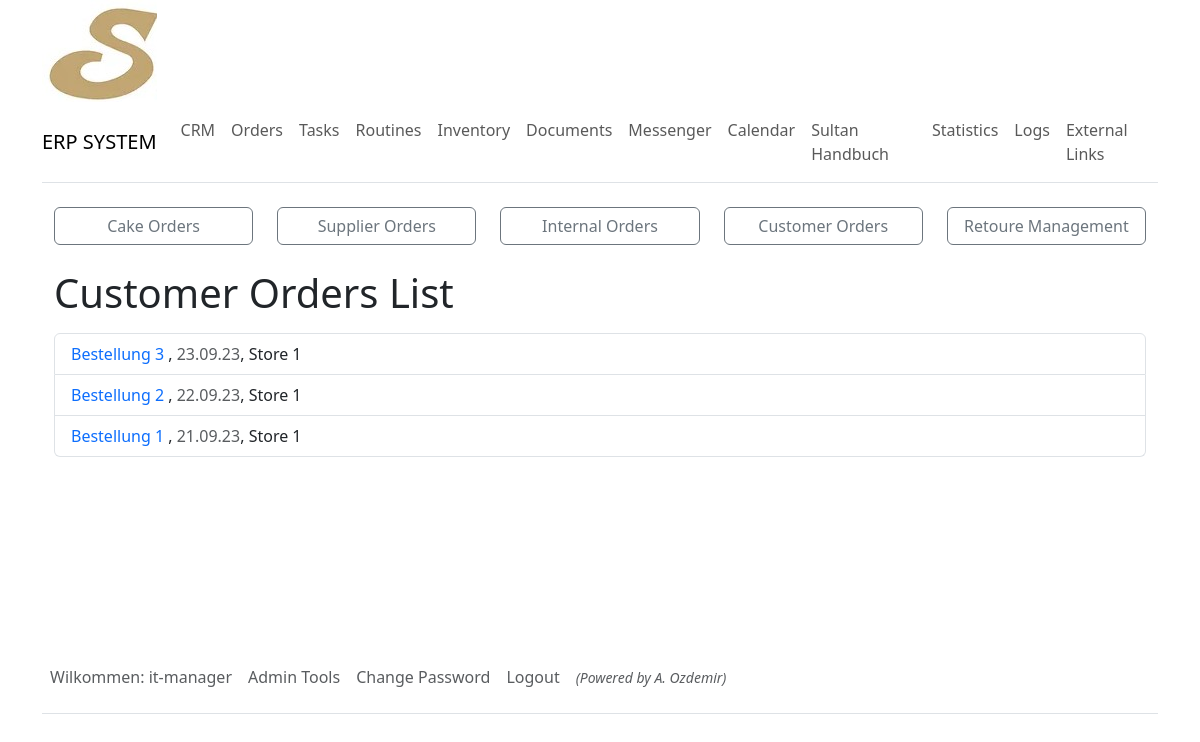
Page /orders/customer_orders_list/ (signed in) on the committed database.
### sultanerp/models.py (models this page shows, shortened)
class DynamicText(models.Model):
    title = models.CharField(max_length=255)
    text = models.TextField()

class CustomerOrders(models.Model):
    products = models.ManyToManyField(InternalProducts)
    customerName = models.CharField(max_length=255)
    customerTel = models.CharField(max_length=50)
    totalAmounts = models.CharField(max_length=255, blank=True, null=True)
    timeStamp = models.DateTimeField(auto_now_add=True)
    orderDate = models.DateTimeField(blank=True, null=True)
    branch = models.ForeignKey(Store, on_delete=models.CASCADE, null=True, blank=True)
    delivery_address = models.CharField(max_length=255, blank=True, null=True)
    total_price = models.DecimalField(
        max_digits=10, decimal_places=2, blank=True, null=True)
    paid = models.BooleanField(default=False)
    quittung = models.IntegerField(null=True, blank=True)

class Store(models.Model):
    branchTitle = models.CharField(max_length=50, null=True, blank=True)

class User(AbstractUser):
    first_name = models.CharField(max_length=255)
    last_name = models.CharField(max_length=255)
    personal_nr = models.IntegerField(null=True, blank=True)
    is_active = models.BooleanField(default=True)
    branch = models.ForeignKey(
        Store, on_delete=models.CASCADE, related_name="users", null=True, blank=True)
    user_level = models.ForeignKey(
        Roles, on_delete=models.CASCADE, related_name="users", null=True, blank=True)

### sultanerp/views.py (the view)
# urls.py: path('orders/customer_orders_list/', views.customer_orders_list_view,
@login_required
@staff_member_required
def customer_orders_list_view(request):
    if check_view_permission(request.user, 0,3):
        all_customer_orders = CustomerOrders.objects.all().order_by('-id')
        return render(request, 'orders/customer_orders_list.html', {
        'all_customer_orders': all_customer_orders})
    else:
        return render(request, 'orders/customer_orders_list.html')

### sultanerp/utilities/check_view_permission.py (called while the page is built)
def check_view_permission(user, min_level=0, max_level=3):
    hierarchy = user.user_level.hierarchy
    return min_level <= hierarchy <= max_level

### sultanerp/utilities/context_processors.py (called while the page is built)
def dynamic_text_processor(request):
    dynamic_texts_objects = DynamicText.objects.all()
    dynamic_texts_dict = {dt.title: dt for dt in dynamic_texts_objects}
    return {'dynamic_texts': dynamic_texts_dict}

### sultanerp/templates/orders/customer_orders_list.html (shortened to what this page needs)
{% extends "_base.html" %}
{% block content %}
{% include "navbar.html" %}
{% include "_orders.html" %}
<div class="container mt-4">
    <h1>Customer Orders List</h1>
    <ul class="list-group mt-3">
        {% for order in all_customer_orders %}
            <li class="list-group-item">
                <a href="{% url 'customer_order_detail' order.id %}" class="text-decoration-none">
                    {{ dynamic_texts.order.text }} {{ order.id }}
                </a>,
                <span class="text-muted">{{ order.orderDate|date:"d.m.y" }}</span>,
                {{ order.branch.branchTitle }}
            </li>
        {% endfor %}
    </ul>
</div>
{% endblock %}

### sultanerp/templates/navbar.html (shortened to what this page needs)
<nav class="navbar navbar-expand-lg navbar-light bg-white border-bottom py-2">
  <a class="navbar-brand font-weight-bold" href="{% url 'dashboard' %}">ERP SYSTEM</a>
  <div class="collapse navbar-collapse" id="navbarNav">
    <ul class="navbar-nav">
      <li class="nav-item active">
        <a class="nav-link" href="{% url 'crm_view' %}">CRM</a>
      </li>
      <li class="nav-item">
        <a class="nav-link" href="{% url 'orders_view' %}">{{dynamic_texts.orders.text}}</a>
      </li>
      <li class="nav-item">
        <a class="nav-link" href="{% url 'task_list' %}">{{dynamic_texts.tasks.text}}</a>
      </li>
      <li class="nav-item">
        <a class="nav-link" href="{% url 'routine_list' %}">{{dynamic_texts.routines.text}}</a>
      </li>
      <li class="nav-item">
        <a class="nav-link" href="{% url 'inventory' %}">{{dynamic_texts.inventory.text}}</a>
      </li>
      <li class="nav-item">
        <a class="nav-link" href="{% url 'documents' %}">{{dynamic_texts.documents.text}}</a>
      </li>
      <li class="nav-item">
        <a class="nav-link" href="{% url 'messenger' %}">{{dynamic_texts.messenger.text}}</a>
      </li>
      <li class="nav-item">
        <a class="nav-link" href="{% url 'calendar' %}">{{dynamic_texts.calendar.text}}</a>
      </li>
      <li class="nav-item border-right">
        <a class="nav-link" href="{% url 'wiki_index' %}">{{dynamic_texts.handbook.text}}</a>
      </li>
      {% if user.is_staff %}
      <li class="nav-item">
        <a class="nav-link" href="{% url 'statistics' %}">{{dynamic_texts.statistics.text}}</a>
      </li>
      <li class="nav-item">
        <a class="nav-link" href="{% url 'logs' %}">{{dynamic_texts.logs.text}}</a>
      </li>
      {% endif %}
      {% if user.user_level.hierarchy < 5 %}
      <li class="nav-item">
        <a class="nav-link" href="{% url 'external_links' %}">{{dynamic_texts.external_links.text}}</a>
      </li>
      {% endif %}
    </ul>
  </div>
</nav>

### sultanerp/templates/_orders.html
<br>
<div class="container">
    <div class="row">
        <div class="col-12 col-md">
            <a href="{% url 'cake_order' %}" class="btn btn-outline-secondary w-100 mb-2 mb-md-0">{{dynamic_texts.cake_orders.text}}</a>
        </div>
        <div class="col-12 col-md mt-2 mt-md-0">
            <a href="{% url 'supplier_orders' %}" class="btn btn-outline-secondary w-100 mb-2 mb-md-0">{{dynamic_texts.supplier_orders.text}}</a>
        </div>
        <div class="col-12 col-md mt-2 mt-md-0">
            <a href="{% url 'internal_orders' %}" class="btn btn-outline-secondary w-100 mb-2 mb-md-0">{{dynamic_texts.internal_orders.text}}</a>
        </div>
        <div class="col-12 col-md mt-2 mt-md-0">
            <a href="{% url 'customer_orders' %}" class="btn btn-outline-secondary w-100 mb-2 mb-md-0">{{dynamic_texts.customer_orders.text}}</a>
        </div>
        <div class="col-12 col-md mt-2 mt-md-0">
            <a href="{% url 'retoure' %}" class="btn btn-outline-secondary w-100">{{dynamic_texts.retoure_management.text}}</a>
        </div>
    </div>
</div>

### sultanerp/templates/_footer.html
{% if user.is_authenticated %}
<div class="container">
    <div style="min-height: 10em;"></div>
    <footer class="py-3 my-4">
        <ul class="nav border-bottom pb-3 mb-3">
            {% if user.is_authenticated %}
                <li class="nav-item">
                    <a class="nav-link px-2 text-muted">{{dynamic_texts.welcome.text}}: {{user.username}}</a>
                </li>
        {% if user.user_level.role == 'admin' %}
                <li class="nav-item">
                    <a class="nav-link px-2 text-muted" href="{% url 'admin_tools' %}">Admin Tools</a>
                </li>
        {% endif %}
                <li class="nav-item">
                    <a class="nav-link px-2 text-muted" href="{% url 'password_change' %}">Change Password</a>
                </li>
                <li class="nav-item">
                    <a class="nav-link px-2 text-muted" href="{% url 'logout' %}">Logout</a>
                </li>
                <li>
                    <a class="nav-link px-2 text-muted" style="font-style: italic;"><small>(Powered by A. Ozdemir)</small</a>
                </li>
            {% else %}
                <li class="nav-item">
                    <a class="nav-link px-2 text-muted" href="{% url 'tools' %}">Login</a>
                </li>
            {% endif %}
        </ul>
    </footer>
</div>
{% endif%}

### rows in the picture
DynamicText: orders.text "Orders"
DynamicText: tasks.text "Tasks"
DynamicText: routines.text "Routines"
DynamicText: inventory.text "Inventory"
DynamicText: documents.text "Documents"
DynamicText: messenger.text "Messenger"
DynamicText: calendar.text "Calendar"
DynamicText: handbook.text "Sultan Handbuch"
DynamicText: statistics.text "Statistics"
DynamicText: logs.text "Logs"
DynamicText: external_links.text "External Links"
DynamicText: cake_orders.text "Cake Orders"
DynamicText: supplier_orders.text "Supplier Orders"
DynamicText: internal_orders.text "Internal Orders"
DynamicText: customer_orders.text "Customer Orders"
DynamicText: retoure_management.text "Retoure Management"
CustomerOrders: id "3", orderDate "23.09.23", branch.branchTitle "Store 1"
DynamicText: order.text "Bestellung"
CustomerOrders: id "2", orderDate "22.09.23", branch.branchTitle "Store 1"
CustomerOrders: id "1", orderDate "21.09.23", branch.branchTitle "Store 1"
DynamicText: welcome.text "Wilkommen"
User: username "it-manager"
